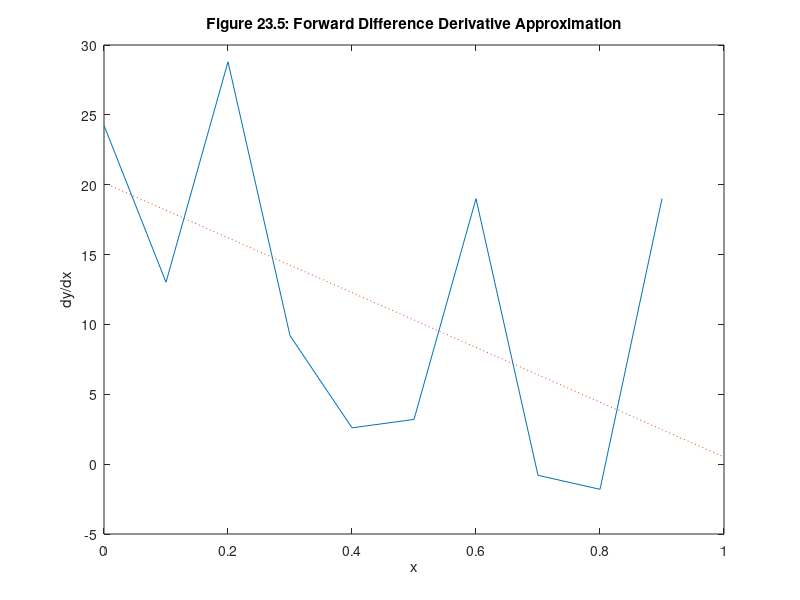

Recreate this plot in MATLAB.
x = [0 .1 .2 .3 .4 .5 .6 .7 .8 .9 1];
y = [-.447 1.978 3.28 6.16 7.08 7.34 7.66 9.56 9.48 9.30 11.2]; % data
n = 2; % order of fit
p = polyfit(x,y,n); % find polynomial coefficients
dp=polyder(p);
dyp=polyval(dp,x);
dy = diff(y)./diff(x); % compute differences and use array division
xd = x(1:end-1);% create new x axis array since dy is shorter than y
plot(xd,dy,x,dyp,':')
ylabel('dy/dx'), xlabel('x')
title('Figure 23.5: Forward Difference Derivative Approximation')
